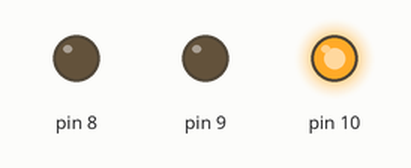
This sketch was run on a simulated Arduino Uno, built with avr-gcc and run on an emulated ATmega328P. Parts: output pins drawn as LEDs (lit = HIGH).

Above: at 3.5 s.
At 11.5 s:
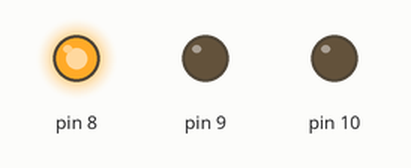
At 17.5 s:
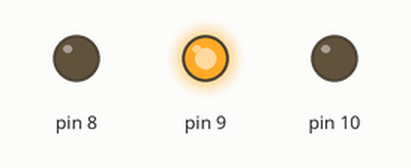
Timing chart, 0 to 24.7 s (numbered marks = the images above):
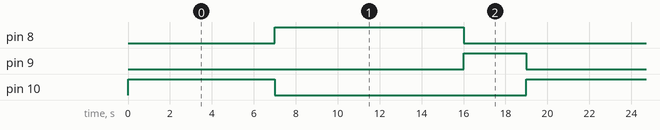

Measured:
- by itself, pin 8: alternates HIGH for 9.0 s and LOW for 10.0 s
- by itself, pin 9: alternates HIGH for 3.0 s and LOW for 16.0 s
- by itself, pin 10: alternates HIGH for 7.0 s and LOW for 12.0 s

The sketch:

aula--2.ino
```cpp
#define led1 8
#define led2 = 9
#define led3 10

void setup() {
  pinMode (8, OUTPUT);
  pinMode (9, OUTPUT);
  pinMode (10, OUTPUT);

}

void vermelho (int tmp)
{
  digitalWrite(10, HIGH);
  digitalWrite(9,LOW);
  digitalWrite(8, LOW);
  delay(tmp*1000);
}

void verde(int tmp)
{
  digitalWrite(10, LOW);
  digitalWrite(9,LOW);
  digitalWrite(8, HIGH);
  delay(tmp*1000);
}

void amarelo(int tmp)
{
  digitalWrite(10, LOW);
  digitalWrite(9,HIGH);
  digitalWrite(8, LOW);
  delay(tmp*1000);
}

void loop() {
  vermelho(7);

  verde(9);

  amarelo(3);
}
```
